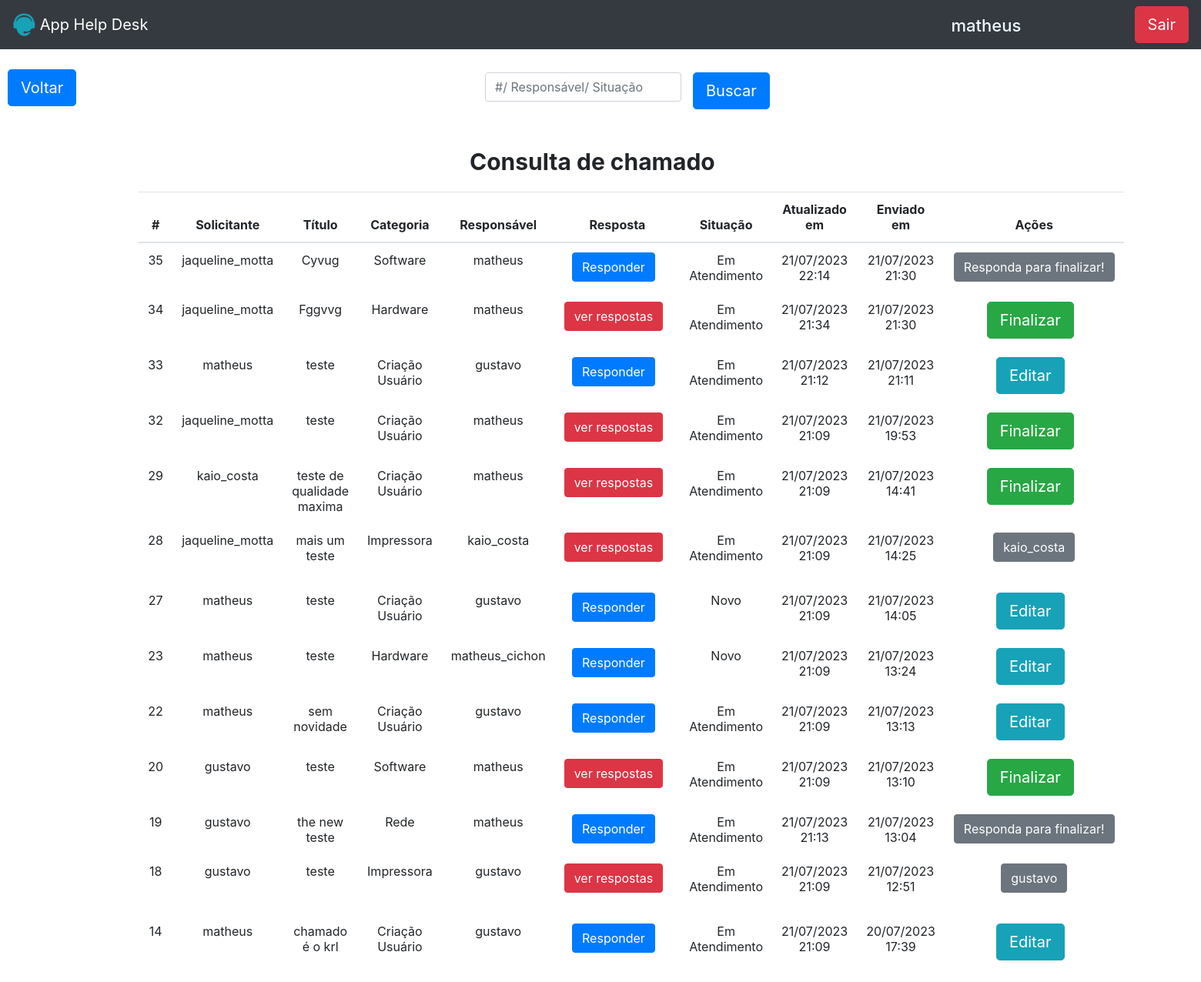
The app's page /php/consultar_chamado.php (signed in) with its own data.
### tables this page shows
CREATE TABLE IF NOT EXISTS `tb_pedidos` (
  `id` int NOT NULL AUTO_INCREMENT,
  `usuario` varchar(50) NOT NULL,
  `titulo` varchar(45) NOT NULL,
  `categoria` varchar(45) NOT NULL,
  `descricao` varchar(100) NOT NULL,
  `responsavel` varchar(25) DEFAULT NULL,
  `respostas_resp` varchar(255) DEFAULT NULL,
  `respostas_soli` varchar(255) DEFAULT NULL,
  `situacao` varchar(45) NOT NULL,
  `dta_criacao` timestamp NULL DEFAULT CURRENT_TIMESTAMP,
  `dta_atualizacao` timestamp NOT NULL DEFAULT CURRENT_TIMESTAMP ON UPDATE CURRENT_TIMESTAMP,
  PRIMARY KEY (`id`)
);

### php/consultar_chamado.php (the view, shortened to what this page needs)
<?php
include_once('config.php');
if (!empty($_GET['search'])) {
  $data = $_GET['search'];
  $sql = "SELECT * FROM tb_pedidos WHERE  id = '$data' or responsavel LIKE '%$data%' or categoria LIKE '%$data%'
  or situacao LIKE '%$data%' ORDER BY id DESC ";
} else {
  $sql = "SELECT * FROM tb_pedidos where situacao = 'Em atendimento' or situacao = 'Novo' ORDER BY id DESC  ";
}
$result = $conexao->query($sql);
?>
<html>
<head>
  <link rel="stylesheet" href="https://maxcdn.bootstrapcdn.com/bootstrap/4.0.0/css/bootstrap.min.css">
</head>
<body>
  <?php
  require_once 'header.php';
  ?>
  <div id='filtro'>
    <input type="search" class="form-control" id="pesquisar" placeholder="#/ Responsável/ Situação" autofocus autocomplete="on">
    <button onclick="searchData()" class="btn btn-lg btn-primary" id="btn">Buscar</button>
  </div>
  <?php
  switch ($_SESSION['nivel']) {
    case '2':
      echo " <a class='btn btn-lg btn-primary' id='voltar' href='admin.php' name='voltar' type='button' data-toggle='tooltip' data-placement='right' title='Página inicial'>Voltar</a>";
      break;
  }
  ?>
  <div class="container">
    <div class="row">
      <div class="card-consultar-chamado">
             <p id="titulo"><strong>Consulta de chamado<strong></p>
          </div>
          <table class="table" >
            <thead>
              <tr>
                <th>#</th>
                <th>Solicitante</th>
                <th>Título</th>
                <th>Categoria</th>
                <th>Responsável</th>
                <th>Resposta</th>
                <th>Situação</th>
                <th>Atualizado em</th>
                <th>Enviado em</th>
                <th>Ações</th>
              </tr>
            </thead>
            <?php
            $usuario_logado = $_SESSION['usuario'];
            while ($user_data = mysqli_fetch_assoc($result)) {
              $data_atua = explode(' ', $user_data['dta_atualizacao']);
              $hora1 = $data_atua[1];
              $data_atualiza = explode('-',  $data_atua[0]);
              $data_atualiza = array_reverse($data_atualiza);
              $data_atualiza = implode('/', $data_atualiza);
              $data = explode(' ', $user_data['dta_criacao']);
              $hora = $data[1];
              $space = ' ';
              $data_criacao = explode('-',  $data[0]);
              $data_criacao = array_reverse($data_criacao);
              $data_criacao = implode('/', $data_criacao);
              echo "<tr>";
              echo "<td>" . $user_data['id'] . "</td>";
              echo "<td>" . $user_data['usuario'] . "</td>";
              echo "<td>" . $user_data['titulo'] . "</td>";
              echo "<td>" . $user_data['categoria'] . "</td>";
              echo "<td>" . $user_data['responsavel'] . "</td>";
              if(($user_data['responsavel'] == $usuario_logado || $usuario_logado == $user_data['usuario']) && $user_data['respostas_resp'] == null) {
                  echo "<td><a class='btn btn-primary' href='resposta.php?id=$user_data[id]'>Responder</a></td>";;
              } else {
                  echo "<td><a class='btn btn-danger' href='resposta.php?id=$user_data[id]'>ver respostas</a></td>";
              }
              echo "<td>" . $user_data['situacao'] . "</td>";
              echo "<td>" . $data_atualiza . $space . substr($hora1, 0, 5) . "</td>";
              echo "<td>" . $data_criacao . $space .  substr($hora, 0, 5) . "</td>";
               if ( $user_data['usuario'] == $usuario_logado ){
                echo "<td><a class='btn btn-lg btn-info' href='edita.php?id=$user_data[id]'>Editar</a></td>";
              }
              if ($usuario_logado == $user_data['responsavel']) {
                if ($user_data['situacao'] == "Em Atendimento" && $user_data['respostas_resp'] != null) {
                     echo "<td><a  data-toggle='tooltip' data-placement='right' title='Finalizar' class='btn btn-lg btn-success' href='confirm.php?id=$user_data[id]'>Finalizar</a></td>";
                }
                if($user_data['situacao'] == "Em Atendimento" && $user_data['respostas_resp'] == null) {
                     echo "<td><span class='btn  btn-secondary'>Responda para finalizar!</span></td>";
                }
              } else if($user_data['situacao'] == "Em Atendimento" && $usuario_logado != $user_data['usuario']){
                echo "<td><p class='btn  btn-secondary'>". $user_data['responsavel']."</p></td>";
              }
            }
            ?>
        </div>
      </div>
</body>
</html>

### php/consultar_chamado.php (style rules this page uses)
.table { background-color: aliceblue; margin: auto; text-align: center; width: 100px; position: relative; right: 30px; bottom: 70px; }
.card-consultar-chamado { position: relative; right: 50px; bottom: 70px; border: 0px; }
#titulo { position: relative; left: 450px; font-size: 30px; }
#filtro { position: relative; left: 600px; padding: 30px; }
#pesquisar { width: 255px; }
#btn { position: relative; left: 270px; bottom: 38px }
#voltar { position: relative; left: 10px; bottom: 120px; }
table, tr, td { border:none !important; }
body { overflow-x: hidden; }
td>a { display: inline; width: max-content; margin-right: 10px; }
td { width: 190px; }
td:nth-child(8) { width: 350px; }

### records on screen
tb_pedidos: id "35", usuario "jaqueline_motta", titulo "Cyvug", categoria "Software", responsavel "matheus", situacao "Em Atendimento", dta_atualizacao "21/07/2023", dta_atualizacao "22:14", dta_criacao "21/07/2023", dta_criacao "21:30", shows "Responda para finalizar!"
tb_pedidos: id "34", usuario "jaqueline_motta", titulo "Fggvvg", categoria "Hardware", responsavel "matheus", situacao "Em Atendimento", dta_atualizacao "21/07/2023", dta_atualizacao "21:34", dta_criacao "21/07/2023", dta_criacao "21:30"
tb_pedidos: id "33", usuario "matheus", titulo "teste", categoria "Criação Usuário", responsavel "gustavo", situacao "Em Atendimento", dta_atualizacao "21/07/2023", dta_atualizacao "21:12", dta_criacao "21/07/2023", dta_criacao "21:11"
tb_pedidos: id "32", usuario "jaqueline_motta", titulo "teste", categoria "Criação Usuário", responsavel "matheus", situacao "Em Atendimento", dta_atualizacao "21/07/2023", dta_atualizacao "21:09", dta_criacao "21/07/2023", dta_criacao "19:53"
tb_pedidos: id "29", usuario "kaio_costa", titulo "teste de qualidade maxima", categoria "Criação Usuário", responsavel "matheus", situacao "Em Atendimento", dta_atualizacao "21/07/2023", dta_atualizacao "21:09", dta_criacao "21/07/2023", dta_criacao "14:41"
tb_pedidos: id "28", usuario "jaqueline_motta", titulo "mais um teste", categoria "Impressora", responsavel "kaio_costa", situacao "Em Atendimento", dta_atualizacao "21/07/2023", dta_atualizacao "21:09", dta_criacao "21/07/2023", dta_criacao "14:25"
tb_pedidos: id "27", usuario "matheus", titulo "teste", categoria "Criação Usuário", responsavel "gustavo", situacao "Novo", dta_atualizacao "21/07/2023", dta_atualizacao "21:09", dta_criacao "21/07/2023", dta_criacao "14:05"
tb_pedidos: id "23", usuario "matheus", titulo "teste", categoria "Hardware", responsavel "matheus_cichon", situacao "Novo", dta_atualizacao "21/07/2023", dta_atualizacao "21:09", dta_criacao "21/07/2023", dta_criacao "13:24"
tb_pedidos: id "22", usuario "matheus", titulo "sem novidade", categoria "Criação Usuário", responsavel "gustavo", situacao "Em Atendimento", dta_atualizacao "21/07/2023", dta_atualizacao "21:09", dta_criacao "21/07/2023", dta_criacao "13:13"
tb_pedidos: id "20", usuario "gustavo", titulo "teste", categoria "Software", responsavel "matheus", situacao "Em Atendimento", dta_atualizacao "21/07/2023", dta_atualizacao "21:09", dta_criacao "21/07/2023", dta_criacao "13:10"
tb_pedidos: id "19", usuario "gustavo", titulo "the new teste", categoria "Rede", responsavel "matheus", situacao "Em Atendimento", dta_atualizacao "21/07/2023", dta_atualizacao "21:13", dta_criacao "21/07/2023", dta_criacao "13:04", shows "Responda para finalizar!"
tb_pedidos: id "18", usuario "gustavo", titulo "teste", categoria "Impressora", responsavel "gustavo", situacao "Em Atendimento", dta_atualizacao "21/07/2023", dta_atualizacao "21:09", dta_criacao "21/07/2023", dta_criacao "12:51"
tb_pedidos: id "14", usuario "matheus", titulo "chamado é o krl", categoria "Criação Usuário", responsavel "gustavo", situacao "Em Atendimento", dta_atualizacao "21/07/2023", dta_atualizacao "21:09", dta_criacao "20/07/2023", dta_criacao "17:39"

### other values on screen
$usuario "matheus"
